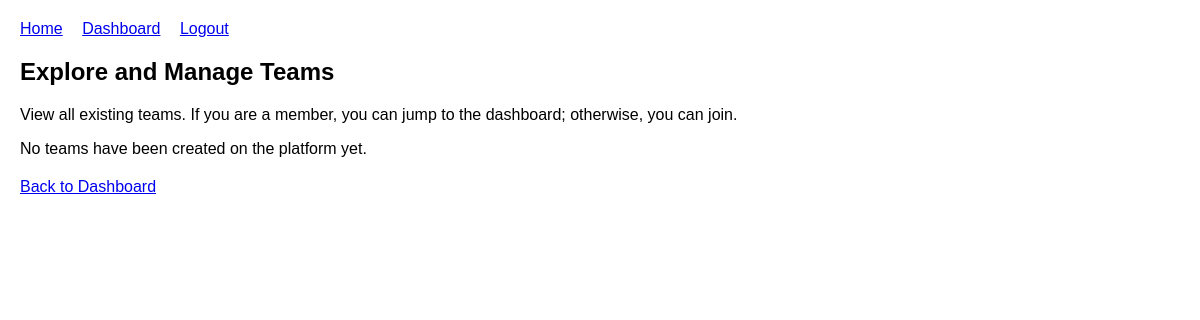
The page /teams/ (signed in) on the database as committed earlier.
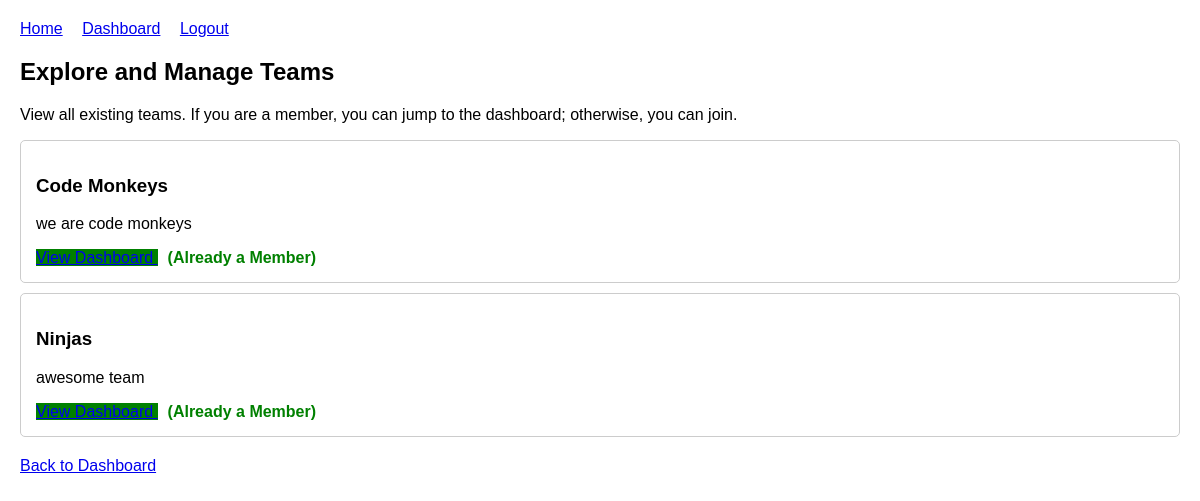
The same page on the database as committed later.
### teams/models.py (models this page shows, shortened)
class Team(models.Model):
    team_name = models.CharField(max_length=255)
    desc = models.TextField(blank=True, null=True, help_text="Description")
    members = models.ManyToManyField(
        settings.AUTH_USER_MODEL,
        through='TeamMember',
        related_name='teams'
    )

### teams/views.py (the view)
# urls.py: path('', views.team_list_view, name='team_list'),
@login_required
def team_list_view(request):
    all_teams = Team.objects.all().order_by('team_name')
    member_of_team_ids = set(
        TeamMember.objects.filter(user=request.user)
        .values_list('team_id', flat=True)
    )
    team_data = []
    for team in all_teams:
        is_member = team.id in member_of_team_ids
        team_data.append({
            'team': team,
            'is_member': is_member
        })
    context = {
        'page_title': 'Explore and Manage Teams',
        'all_team_data': team_data, # Renamed variable for clarity
    }
    return render(request, 'teams/team_list.html', context)

### templates/teams/team_list.html
{% extends "base.html" %}
{% block content %}
    <h2>{{ page_title }}</h2>
    <p>View all existing teams. If you are a member, you can jump to the dashboard; otherwise, you can join.</p>
    <div class="team-list-container">
        {% if all_team_data %}
            {% for data in all_team_data %}
                <div class="team-card" style="border: 1px solid #ccc; padding: 15px; margin-bottom: 10px; border-radius: 5px;">
                    <h3>{{ data.team.team_name }}</h3>
                    <p>{{ data.team.desc|default:"No description provided." }}</p>
                    {% if data.is_member %}
                        <a href="{% url 'teams:team_dashboard' team_id=data.team.id %}"
                           class="button button-secondary" style="background-color: green;">
                            View Dashboard
                        </a>
                        <span style="color: green; font-weight: bold; margin-left: 10px;">(Already a Member)</span>
                    {% else %}
                        <a href="{% url 'teams:team_join' team_id=data.team.id %}"
                           class="button button-primary">
                            Join Team
                        </a>
                    {% endif %}
                </div>
            {% endfor %}
        {% else %}
            <p>No teams have been created on the platform yet.</p>
        {% endif %}
    </div>
    <div style="margin-top: 20px;">
        <a href="{% url 'dashboard:dashboard_view' %}" class="button-secondary">Back to Dashboard</a>
    </div>
{% endblock %}

Rows that differ between the two databases and show on the page:
added Team: team.team_name "Code Monkeys", team.desc "we are code monkeys"
added Team: team.team_name "Ninjas", team.desc "awesome team"
Other text that changed with them:
text no longer shown: "No teams have been created on the platform yet."
